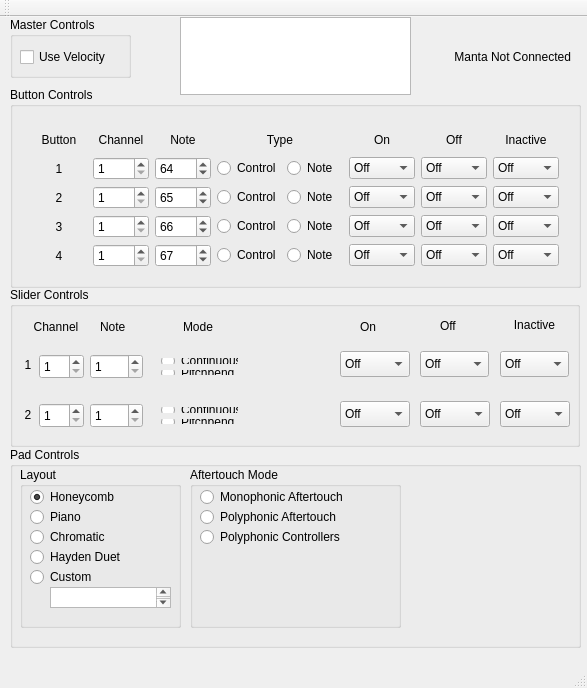
<?xml version="1.0" encoding="UTF-8"?>
<ui version="4.0">
 <class>MainWindow</class>
 <widget class="QMainWindow" name="MainWindow">
  <property name="geometry">
   <rect>
    <x>0</x>
    <y>0</y>
    <width>587</width>
    <height>688</height>
   </rect>
  </property>
  <property name="windowTitle">
   <string>MainWindow</string>
  </property>
  <widget class="QWidget" name="centralWidget">
   <widget class="QGroupBox" name="groupBox_4">
    <property name="geometry">
     <rect>
      <x>10</x>
      <y>0</y>
      <width>121</width>
      <height>61</height>
     </rect>
    </property>
    <property name="title">
     <string>Master Controls</string>
    </property>
    <widget class="QCheckBox" name="checkBox">
     <property name="geometry">
      <rect>
       <x>10</x>
       <y>30</y>
       <width>111</width>
       <height>20</height>
      </rect>
     </property>
     <property name="text">
      <string>Use Velocity</string>
     </property>
    </widget>
   </widget>
   <widget class="QGroupBox" name="groupBox">
    <property name="geometry">
     <rect>
      <x>10</x>
      <y>70</y>
      <width>571</width>
      <height>201</height>
     </rect>
    </property>
    <property name="maximumSize">
     <size>
      <width>571</width>
      <height>16777215</height>
     </size>
    </property>
    <property name="title">
     <string>Button Controls</string>
    </property>
    <widget class="QWidget" name="layoutWidget">
     <property name="geometry">
      <rect>
       <x>10</x>
       <y>30</y>
       <width>550</width>
       <height>161</height>
      </rect>
     </property>
     <layout class="QGridLayout" name="gridLayout">
      <item row="0" column="0">
       <widget class="QLabel" name="label_2">
        <property name="text">
         <string>Button</string>
        </property>
        <property name="alignment">
         <set>Qt::AlignCenter</set>
        </property>
       </widget>
      </item>
      <item row="0" column="1">
       <widget class="QLabel" name="label_12">
        <property name="text">
         <string>Channel</string>
        </property>
        <property name="alignment">
         <set>Qt::AlignCenter</set>
        </property>
       </widget>
      </item>
      <item row="0" column="2">
       <widget class="QLabel" name="label_13">
        <property name="text">
         <string>Note</string>
        </property>
        <property name="alignment">
         <set>Qt::AlignCenter</set>
        </property>
       </widget>
      </item>
      <item row="0" column="3" colspan="2">
       <widget class="QLabel" name="label_14">
        <property name="text">
         <string>Type</string>
        </property>
        <property name="alignment">
         <set>Qt::AlignCenter</set>
        </property>
       </widget>
      </item>
      <item row="0" column="5">
       <widget class="QLabel" name="label_15">
        <property name="text">
         <string>On</string>
        </property>
        <property name="alignment">
         <set>Qt::AlignCenter</set>
        </property>
       </widget>
      </item>
      <item row="0" column="6">
       <widget class="QLabel" name="label_16">
        <property name="text">
         <string>Off</string>
        </property>
        <property name="alignment">
         <set>Qt::AlignCenter</set>
        </property>
       </widget>
      </item>
      <item row="0" column="7">
       <widget class="QLabel" name="label_17">
        <property name="text">
         <string>Inactive</string>
        </property>
        <property name="alignment">
         <set>Qt::AlignCenter</set>
        </property>
       </widget>
      </item>
      <item row="1" column="0">
       <widget class="QLabel" name="label_5">
        <property name="text">
         <string>1</string>
        </property>
        <property name="alignment">
         <set>Qt::AlignCenter</set>
        </property>
       </widget>
      </item>
      <item row="1" column="1">
       <widget class="QSpinBox" name="button1Channel">
        <property name="minimum">
         <number>1</number>
        </property>
        <property name="maximum">
         <number>16</number>
        </property>
       </widget>
      </item>
      <item row="1" column="3">
       <widget class="QRadioButton" name="button1type_conrol">
        <property name="text">
         <string>Control</string>
        </property>
       </widget>
      </item>
      <item row="1" column="4">
       <widget class="QRadioButton" name="button1type_note">
        <property name="text">
         <string>Note</string>
        </property>
       </widget>
      </item>
      <item row="1" column="5">
       <widget class="QComboBox" name="button1color_on">
        <item>
         <property name="text">
          <string extracomment="LEDs Off">Off</string>
         </property>
        </item>
        <item>
         <property name="text">
          <string extracomment="LED Amber">Amber</string>
         </property>
        </item>
        <item>
         <property name="text">
          <string extracomment="LED Red">Red</string>
         </property>
        </item>
       </widget>
      </item>
      <item row="1" column="6">
       <widget class="QComboBox" name="button1color_off">
        <item>
         <property name="text">
          <string extracomment="LEDs Off">Off</string>
         </property>
        </item>
        <item>
         <property name="text">
          <string extracomment="LED Amber">Amber</string>
         </property>
        </item>
        <item>
         <property name="text">
          <string extracomment="LED Red">Red</string>
         </property>
        </item>
       </widget>
      </item>
      <item row="1" column="7">
       <widget class="QComboBox" name="button1color_inactive">
        <item>
         <property name="text">
          <string extracomment="LEDs Off">Off</string>
         </property>
        </item>
        <item>
         <property name="text">
          <string extracomment="LED Amber">Amber</string>
         </property>
        </item>
        <item>
         <property name="text">
          <string extracomment="LED Red">Red</string>
         </property>
        </item>
       </widget>
      </item>
      <item row="2" column="0">
       <widget class="QLabel" name="label_6">
        <property name="text">
         <string>2</string>
        </property>
        <property name="alignment">
         <set>Qt::AlignCenter</set>
        </property>
       </widget>
      </item>
      <item row="2" column="1">
       <widget class="QSpinBox" name="button2Channel">
        <property name="minimum">
         <number>1</number>
        </property>
        <property name="maximum">
         <number>16</number>
        </property>
       </widget>
      </item>
      <item row="2" column="2">
       <widget class="QSpinBox" name="button2Note">
        <property name="toolTip">
         <string extracomment="Midi Value for Note, Controller Number for Control. 1 - 128, 0 to disable."/>
        </property>
        <property name="minimum">
         <number>0</number>
        </property>
        <property name="maximum">
         <number>128</number>
        </property>
        <property name="value">
         <number>65</number>
        </property>
       </widget>
      </item>
      <item row="2" column="3">
       <widget class="QRadioButton" name="button2type_control">
        <property name="text">
         <string>Control</string>
        </property>
       </widget>
      </item>
      <item row="2" column="4">
       <widget class="QRadioButton" name="button2type_note">
        <property name="text">
         <string>Note</string>
        </property>
       </widget>
      </item>
      <item row="2" column="5">
       <widget class="QComboBox" name="button2color_on">
        <item>
         <property name="text">
          <string extracomment="LEDs Off">Off</string>
         </property>
        </item>
        <item>
         <property name="text">
          <string extracomment="LED Amber">Amber</string>
         </property>
        </item>
        <item>
         <property name="text">
          <string extracomment="LED Red">Red</string>
         </property>
        </item>
       </widget>
      </item>
      <item row="2" column="7">
       <widget class="QComboBox" name="button2color_inactive">
        <item>
         <property name="text">
          <string extracomment="LEDs Off">Off</string>
         </property>
        </item>
        <item>
         <property name="text">
          <string extracomment="LED Amber">Amber</string>
         </property>
        </item>
        <item>
         <property name="text">
          <string extracomment="LED Red">Red</string>
         </property>
        </item>
       </widget>
      </item>
      <item row="3" column="0">
       <widget class="QLabel" name="label_10">
        <property name="text">
         <string>3</string>
        </property>
        <property name="alignment">
         <set>Qt::AlignCenter</set>
        </property>
       </widget>
      </item>
      <item row="3" column="1">
       <widget class="QSpinBox" name="button3Channel">
        <property name="minimum">
         <number>1</number>
        </property>
        <property name="maximum">
         <number>16</number>
        </property>
       </widget>
      </item>
      <item row="3" column="2">
       <widget class="QSpinBox" name="button3Note">
        <property name="toolTip">
         <string extracomment="Midi Value for Note, Controller Number for Control. 1 - 128, 0 to disable."/>
        </property>
        <property name="minimum">
         <number>0</number>
        </property>
        <property name="maximum">
         <number>128</number>
        </property>
        <property name="value">
         <number>66</number>
        </property>
       </widget>
      </item>
      <item row="3" column="3">
       <widget class="QRadioButton" name="button3type_control">
        <property name="text">
         <string>Control</string>
        </property>
       </widget>
      </item>
      <item row="3" column="4">
       <widget class="QRadioButton" name="button3type_note">
        <property name="text">
         <string>Note</string>
        </property>
       </widget>
      </item>
      <item row="3" column="5">
       <widget class="QComboBox" name="button3color_on">
        <item>
         <property name="text">
          <string extracomment="LEDs Off">Off</string>
         </property>
        </item>
        <item>
         <property name="text">
          <string extracomment="LED Amber">Amber</string>
         </property>
        </item>
        <item>
         <property name="text">
          <string extracomment="LED Red">Red</string>
         </property>
        </item>
       </widget>
      </item>
      <item row="3" column="6">
       <widget class="QComboBox" name="button3color_off">
        <item>
         <property name="text">
          <string extracomment="LEDs Off">Off</string>
         </property>
        </item>
        <item>
         <property name="text">
          <string extracomment="LED Amber">Amber</string>
         </property>
        </item>
        <item>
         <property name="text">
          <string extracomment="LED Red">Red</string>
         </property>
        </item>
       </widget>
      </item>
      <item row="3" column="7">
       <widget class="QComboBox" name="button3color_inactive">
        <item>
         <property name="text">
          <string extracomment="LEDs Off">Off</string>
         </property>
        </item>
        <item>
         <property name="text">
          <string extracomment="LED Amber">Amber</string>
         </property>
        </item>
        <item>
         <property name="text">
          <string extracomment="LED Red">Red</string>
         </property>
        </item>
       </widget>
      </item>
      <item row="4" column="0">
       <widget class="QLabel" name="label_11">
        <property name="text">
         <string>4</string>
        </property>
        <property name="alignment">
         <set>Qt::AlignCenter</set>
        </property>
       </widget>
      </item>
      <item row="4" column="1">
       <widget class="QSpinBox" name="button4Channel">
        <property name="minimum">
         <number>1</number>
        </property>
        <property name="maximum">
         <number>16</number>
        </property>
       </widget>
      </item>
      <item row="4" column="2">
       <widget class="QSpinBox" name="button4Note">
        <property name="toolTip">
         <string extracomment="Midi Value for Note, Controller Number for Control. 1 - 128, 0 to disable."/>
        </property>
        <property name="minimum">
         <number>0</number>
        </property>
        <property name="maximum">
         <number>128</number>
        </property>
        <property name="value">
         <number>67</number>
        </property>
       </widget>
      </item>
      <item row="4" column="3">
       <widget class="QRadioButton" name="butotn4type_control">
        <property name="text">
         <string>Control</string>
        </property>
       </widget>
      </item>
      <item row="4" column="4">
       <widget class="QRadioButton" name="button4type_note">
        <property name="text">
         <string>Note</string>
        </property>
       </widget>
      </item>
      <item row="4" column="5">
       <widget class="QComboBox" name="button4color_on">
        <item>
         <property name="text">
          <string extracomment="LEDs Off">Off</string>
         </property>
        </item>
        <item>
         <property name="text">
          <string extracomment="LED Amber">Amber</string>
         </property>
        </item>
        <item>
         <property name="text">
          <string extracomment="LED Red">Red</string>
         </property>
        </item>
       </widget>
      </item>
      <item row="4" column="6">
       <widget class="QComboBox" name="button4color_off">
        <item>
         <property name="text">
          <string extracomment="LEDs Off">Off</string>
         </property>
        </item>
        <item>
         <property name="text">
          <string extracomment="LED Amber">Amber</string>
         </property>
        </item>
        <item>
         <property name="text">
          <string extracomment="LED Red">Red</string>
         </property>
        </item>
       </widget>
      </item>
      <item row="4" column="7">
       <widget class="QComboBox" name="button4color_inactive">
        <item>
         <property name="text">
          <string extracomment="LEDs Off">Off</string>
         </property>
        </item>
        <item>
         <property name="text">
          <string extracomment="LED Amber">Amber</string>
         </property>
        </item>
        <item>
         <property name="text">
          <string extracomment="LED Red">Red</string>
         </property>
        </item>
       </widget>
      </item>
      <item row="2" column="6">
       <widget class="QComboBox" name="button2color_off">
        <item>
         <property name="text">
          <string extracomment="LEDs Off">Off</string>
         </property>
        </item>
        <item>
         <property name="text">
          <string extracomment="LED Amber">Amber</string>
         </property>
        </item>
        <item>
         <property name="text">
          <string extracomment="LED Red">Red</string>
         </property>
        </item>
       </widget>
      </item>
      <item row="1" column="2">
       <widget class="QSpinBox" name="button1Note">
        <property name="toolTip">
         <string extracomment="Midi Value for Note, Controller Number for Control. 1 - 128, 0 to disable."/>
        </property>
        <property name="minimum">
         <number>0</number>
        </property>
        <property name="maximum">
         <number>128</number>
        </property>
        <property name="value">
         <number>64</number>
        </property>
       </widget>
      </item>
     </layout>
    </widget>
   </widget>
   <widget class="QGroupBox" name="groupBox_2">
    <property name="geometry">
     <rect>
      <x>10</x>
      <y>270</y>
      <width>570</width>
      <height>160</height>
     </rect>
    </property>
    <property name="title">
     <string>Slider Controls</string>
    </property>
    <widget class="QSpinBox" name="spinBox">
     <property name="geometry">
      <rect>
       <x>29</x>
       <y>67</y>
       <width>45</width>
       <height>25</height>
      </rect>
     </property>
     <property name="minimum">
      <number>1</number>
     </property>
     <property name="maximum">
      <number>16</number>
     </property>
    </widget>
    <widget class="QLabel" name="label_3">
     <property name="geometry">
      <rect>
       <x>20</x>
       <y>32</y>
       <width>52</width>
       <height>16</height>
      </rect>
     </property>
     <property name="text">
      <string>Channel</string>
     </property>
     <property name="alignment">
      <set>Qt::AlignCenter</set>
     </property>
    </widget>
    <widget class="QLabel" name="label_29">
     <property name="geometry">
      <rect>
       <x>90</x>
       <y>32</y>
       <width>30</width>
       <height>16</height>
      </rect>
     </property>
     <property name="text">
      <string>Note</string>
     </property>
     <property name="alignment">
      <set>Qt::AlignLeading|Qt::AlignLeft|Qt::AlignVCenter</set>
     </property>
    </widget>
    <widget class="QLabel" name="label_30">
     <property name="geometry">
      <rect>
       <x>173</x>
       <y>32</y>
       <width>35</width>
       <height>16</height>
      </rect>
     </property>
     <property name="text">
      <string>Mode</string>
     </property>
     <property name="alignment">
      <set>Qt::AlignLeading|Qt::AlignLeft|Qt::AlignVCenter</set>
     </property>
    </widget>
    <widget class="QLabel" name="label_31">
     <property name="geometry">
      <rect>
       <x>350</x>
       <y>32</y>
       <width>19</width>
       <height>16</height>
      </rect>
     </property>
     <property name="text">
      <string>On</string>
     </property>
     <property name="alignment">
      <set>Qt::AlignLeading|Qt::AlignLeft|Qt::AlignVCenter</set>
     </property>
    </widget>
    <widget class="QLabel" name="label_32">
     <property name="geometry">
      <rect>
       <x>430</x>
       <y>31</y>
       <width>21</width>
       <height>16</height>
      </rect>
     </property>
     <property name="text">
      <string>Off</string>
     </property>
     <property name="alignment">
      <set>Qt::AlignLeading|Qt::AlignLeft|Qt::AlignVCenter</set>
     </property>
    </widget>
    <widget class="QLabel" name="label_33">
     <property name="geometry">
      <rect>
       <x>500</x>
       <y>30</y>
       <width>49</width>
       <height>16</height>
      </rect>
     </property>
     <property name="text">
      <string>Inactive</string>
     </property>
     <property name="alignment">
      <set>Qt::AlignCenter</set>
     </property>
    </widget>
    <widget class="QLabel" name="label_8">
     <property name="geometry">
      <rect>
       <x>10</x>
       <y>70</y>
       <width>16</width>
       <height>16</height>
      </rect>
     </property>
     <property name="text">
      <string>1</string>
     </property>
     <property name="alignment">
      <set>Qt::AlignCenter</set>
     </property>
    </widget>
    <widget class="QSpinBox" name="spinBox_11">
     <property name="geometry">
      <rect>
       <x>80</x>
       <y>67</y>
       <width>53</width>
       <height>25</height>
      </rect>
     </property>
     <property name="minimum">
      <number>1</number>
     </property>
     <property name="maximum">
      <number>128</number>
     </property>
    </widget>
    <widget class="QComboBox" name="comboBox_26">
     <property name="geometry">
      <rect>
       <x>330</x>
       <y>64</y>
       <width>70</width>
       <height>26</height>
      </rect>
     </property>
     <item>
      <property name="text">
       <string extracomment="LEDs Off">Off</string>
      </property>
     </item>
     <item>
      <property name="text">
       <string extracomment="LED Amber">Amber</string>
      </property>
     </item>
     <item>
      <property name="text">
       <string extracomment="LED Red">Red</string>
      </property>
     </item>
    </widget>
    <widget class="QComboBox" name="comboBox_27">
     <property name="geometry">
      <rect>
       <x>490</x>
       <y>64</y>
       <width>69</width>
       <height>26</height>
      </rect>
     </property>
     <item>
      <property name="text">
       <string extracomment="LEDs Off">Off</string>
      </property>
     </item>
     <item>
      <property name="text">
       <string extracomment="LED Amber">Amber</string>
      </property>
     </item>
     <item>
      <property name="text">
       <string extracomment="LED Red">Red</string>
      </property>
     </item>
    </widget>
    <widget class="QLabel" name="label_28">
     <property name="geometry">
      <rect>
       <x>10</x>
       <y>120</y>
       <width>16</width>
       <height>16</height>
      </rect>
     </property>
     <property name="text">
      <string>2</string>
     </property>
     <property name="alignment">
      <set>Qt::AlignCenter</set>
     </property>
    </widget>
    <widget class="QComboBox" name="comboBox_28">
     <property name="geometry">
      <rect>
       <x>330</x>
       <y>114</y>
       <width>70</width>
       <height>26</height>
      </rect>
     </property>
     <item>
      <property name="text">
       <string extracomment="LEDs Off">Off</string>
      </property>
     </item>
     <item>
      <property name="text">
       <string extracomment="LED Amber">Amber</string>
      </property>
     </item>
     <item>
      <property name="text">
       <string extracomment="LED Red">Red</string>
      </property>
     </item>
    </widget>
    <widget class="QSpinBox" name="spinBox_20">
     <property name="geometry">
      <rect>
       <x>80</x>
       <y>116</y>
       <width>53</width>
       <height>25</height>
      </rect>
     </property>
     <property name="minimum">
      <number>1</number>
     </property>
     <property name="maximum">
      <number>128</number>
     </property>
    </widget>
    <widget class="QSpinBox" name="spinBox_21">
     <property name="geometry">
      <rect>
       <x>29</x>
       <y>116</y>
       <width>45</width>
       <height>25</height>
      </rect>
     </property>
     <property name="minimum">
      <number>1</number>
     </property>
     <property name="maximum">
      <number>16</number>
     </property>
    </widget>
    <widget class="QComboBox" name="comboBox_29">
     <property name="geometry">
      <rect>
       <x>410</x>
       <y>64</y>
       <width>69</width>
       <height>26</height>
      </rect>
     </property>
     <item>
      <property name="text">
       <string extracomment="LEDs Off">Off</string>
      </property>
     </item>
     <item>
      <property name="text">
       <string extracomment="LED Amber">Amber</string>
      </property>
     </item>
     <item>
      <property name="text">
       <string extracomment="LED Red">Red</string>
      </property>
     </item>
    </widget>
    <widget class="QWidget" name="layoutWidget_2">
     <property name="geometry">
      <rect>
       <x>140</x>
       <y>109</y>
       <width>99</width>
       <height>39</height>
      </rect>
     </property>
     <layout class="QVBoxLayout" name="verticalLayout_2">
      <item>
       <widget class="QRadioButton" name="radioButton_24">
        <property name="text">
         <string>Continuous</string>
        </property>
       </widget>
      </item>
      <item>
       <widget class="QRadioButton" name="radioButton_25">
        <property name="text">
         <string>Pitchbend</string>
        </property>
       </widget>
      </item>
     </layout>
    </widget>
    <widget class="QComboBox" name="comboBox_30">
     <property name="geometry">
      <rect>
       <x>490</x>
       <y>114</y>
       <width>70</width>
       <height>26</height>
      </rect>
     </property>
     <item>
      <property name="text">
       <string extracomment="LEDs Off">Off</string>
      </property>
     </item>
     <item>
      <property name="text">
       <string extracomment="LED Amber">Amber</string>
      </property>
     </item>
     <item>
      <property name="text">
       <string extracomment="LED Red">Red</string>
      </property>
     </item>
    </widget>
    <widget class="QWidget" name="layoutWidget">
     <property name="geometry">
      <rect>
       <x>140</x>
       <y>60</y>
       <width>99</width>
       <height>39</height>
      </rect>
     </property>
     <layout class="QVBoxLayout" name="verticalLayout">
      <item>
       <widget class="QRadioButton" name="radioButton_6">
        <property name="text">
         <string>Continuous</string>
        </property>
       </widget>
      </item>
      <item>
       <widget class="QRadioButton" name="radioButton_7">
        <property name="text">
         <string>Pitchbend</string>
        </property>
       </widget>
      </item>
     </layout>
    </widget>
    <widget class="QComboBox" name="comboBox_37">
     <property name="geometry">
      <rect>
       <x>410</x>
       <y>114</y>
       <width>70</width>
       <height>26</height>
      </rect>
     </property>
     <item>
      <property name="text">
       <string extracomment="LEDs Off">Off</string>
      </property>
     </item>
     <item>
      <property name="text">
       <string extracomment="LED Amber">Amber</string>
      </property>
     </item>
     <item>
      <property name="text">
       <string extracomment="LED Red">Red</string>
      </property>
     </item>
    </widget>
   </widget>
   <widget class="QGroupBox" name="groupBox_3">
    <property name="geometry">
     <rect>
      <x>10</x>
      <y>430</y>
      <width>571</width>
      <height>201</height>
     </rect>
    </property>
    <property name="title">
     <string>Pad Controls</string>
    </property>
    <widget class="QGroupBox" name="groupBox_5">
     <property name="geometry">
      <rect>
       <x>10</x>
       <y>20</y>
       <width>161</width>
       <height>161</height>
      </rect>
     </property>
     <property name="title">
      <string>Layout</string>
     </property>
     <widget class="QRadioButton" name="layoutRB_HaydenDuet">
      <property name="geometry">
       <rect>
        <x>10</x>
        <y>80</y>
        <width>102</width>
        <height>20</height>
       </rect>
      </property>
      <property name="text">
       <string>Hayden Duet</string>
      </property>
      <attribute name="buttonGroup">
       <string>padLayoutGroup</string>
      </attribute>
     </widget>
     <widget class="QRadioButton" name="layoutRB_Honeycomb">
      <property name="geometry">
       <rect>
        <x>10</x>
        <y>20</y>
        <width>102</width>
        <height>20</height>
       </rect>
      </property>
      <property name="text">
       <string>Honeycomb</string>
      </property>
      <property name="checked">
       <bool>true</bool>
      </property>
      <attribute name="buttonGroup">
       <string>padLayoutGroup</string>
      </attribute>
     </widget>
     <widget class="QRadioButton" name="layoutRB_Piano">
      <property name="geometry">
       <rect>
        <x>10</x>
        <y>40</y>
        <width>102</width>
        <height>20</height>
       </rect>
      </property>
      <property name="text">
       <string>Piano</string>
      </property>
      <attribute name="buttonGroup">
       <string>padLayoutGroup</string>
      </attribute>
     </widget>
     <widget class="QRadioButton" name="layoutRB_Chromatic">
      <property name="geometry">
       <rect>
        <x>10</x>
        <y>60</y>
        <width>102</width>
        <height>20</height>
       </rect>
      </property>
      <property name="text">
       <string>Chromatic</string>
      </property>
      <attribute name="buttonGroup">
       <string>padLayoutGroup</string>
      </attribute>
     </widget>
     <widget class="QRadioButton" name="layoutRB_Custom">
      <property name="geometry">
       <rect>
        <x>10</x>
        <y>100</y>
        <width>102</width>
        <height>20</height>
       </rect>
      </property>
      <property name="text">
       <string>Custom</string>
      </property>
      <attribute name="buttonGroup">
       <string>padLayoutGroup</string>
      </attribute>
     </widget>
     <widget class="QTextEdit" name="textEdit">
      <property name="geometry">
       <rect>
        <x>30</x>
        <y>120</y>
        <width>121</width>
        <height>21</height>
       </rect>
      </property>
     </widget>
    </widget>
    <widget class="QGroupBox" name="groupBox_8">
     <property name="geometry">
      <rect>
       <x>180</x>
       <y>20</y>
       <width>211</width>
       <height>161</height>
      </rect>
     </property>
     <property name="title">
      <string>Aftertouch Mode</string>
     </property>
     <widget class="QRadioButton" name="radioButton_8">
      <property name="geometry">
       <rect>
        <x>10</x>
        <y>20</y>
        <width>171</width>
        <height>20</height>
       </rect>
      </property>
      <property name="text">
       <string>Monophonic Aftertouch</string>
      </property>
     </widget>
     <widget class="QRadioButton" name="radioButton_9">
      <property name="geometry">
       <rect>
        <x>10</x>
        <y>40</y>
        <width>171</width>
        <height>20</height>
       </rect>
      </property>
      <property name="text">
       <string>Polyphonic Aftertouch</string>
      </property>
     </widget>
     <widget class="QRadioButton" name="radioButton_10">
      <property name="geometry">
       <rect>
        <x>10</x>
        <y>60</y>
        <width>171</width>
        <height>20</height>
       </rect>
      </property>
      <property name="text">
       <string>Polyphonic Controllers</string>
      </property>
     </widget>
    </widget>
   </widget>
   <widget class="QLabel" name="mantaConnectedLbl">
    <property name="geometry">
     <rect>
      <x>420</x>
      <y>30</y>
      <width>151</width>
      <height>20</height>
     </rect>
    </property>
    <property name="text">
     <string>Manta Not Connected</string>
    </property>
    <property name="alignment">
     <set>Qt::AlignRight|Qt::AlignTrailing|Qt::AlignVCenter</set>
    </property>
   </widget>
   <widget class="QTextEdit" name="debugOutput">
    <property name="geometry">
     <rect>
      <x>180</x>
      <y>0</y>
      <width>231</width>
      <height>78</height>
     </rect>
    </property>
   </widget>
  </widget>
  <widget class="QMenuBar" name="menuBar">
   <property name="geometry">
    <rect>
     <x>0</x>
     <y>0</y>
     <width>587</width>
     <height>22</height>
    </rect>
   </property>
  </widget>
  <widget class="QToolBar" name="mainToolBar">
   <attribute name="toolBarArea">
    <enum>TopToolBarArea</enum>
   </attribute>
   <attribute name="toolBarBreak">
    <bool>false</bool>
   </attribute>
  </widget>
  <widget class="QStatusBar" name="statusBar"/>
 </widget>
 <layoutdefault spacing="6" margin="11"/>
 <resources/>
 <connections/>
 <buttongroups>
  <buttongroup name="padLayoutGroup"/>
 </buttongroups>
</ui>
